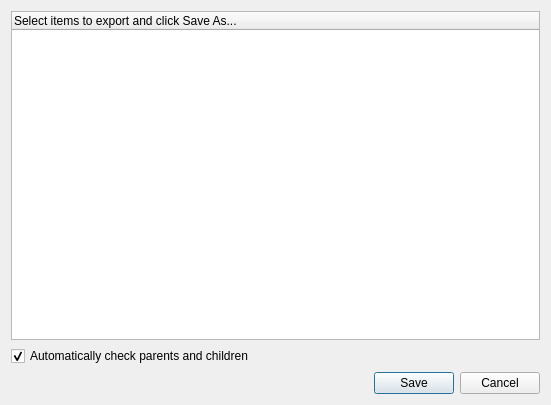
<?xml version="1.0" encoding="UTF-8"?>
<ui version="4.0">
 <class>ExportHostsDialogClass</class>
 <widget class="QDialog" name="ExportHostsDialogClass">
  <property name="geometry">
   <rect>
    <x>0</x>
    <y>0</y>
    <width>551</width>
    <height>405</height>
   </rect>
  </property>
  <property name="windowTitle">
   <string>Export...</string>
  </property>
  <property name="modal">
   <bool>true</bool>
  </property>
  <layout class="QGridLayout" name="gridLayout">
   <item row="0" column="0">
    <widget class="TreeWidget" name="treeWidget">
     <property name="editTriggers">
      <set>QAbstractItemView::NoEditTriggers</set>
     </property>
     <property name="selectionMode">
      <enum>QAbstractItemView::ExtendedSelection</enum>
     </property>
     <column>
      <property name="text">
       <string>Select items to export and click Save As...</string>
      </property>
     </column>
    </widget>
   </item>
   <item row="1" column="0">
    <widget class="QCheckBox" name="chkAutoCheck">
     <property name="text">
      <string>Automatically check parents and children</string>
     </property>
     <property name="checked">
      <bool>true</bool>
     </property>
    </widget>
   </item>
   <item row="2" column="0">
    <widget class="QDialogButtonBox" name="buttonBox">
     <property name="standardButtons">
      <set>QDialogButtonBox::Cancel|QDialogButtonBox::Save</set>
     </property>
    </widget>
   </item>
  </layout>
 </widget>
 <customwidgets>
  <customwidget>
   <class>TreeWidget</class>
   <extends>QTreeWidget</extends>
   <header>TreeWidget.h</header>
  </customwidget>
 </customwidgets>
 <resources/>
 <connections/>
</ui>
